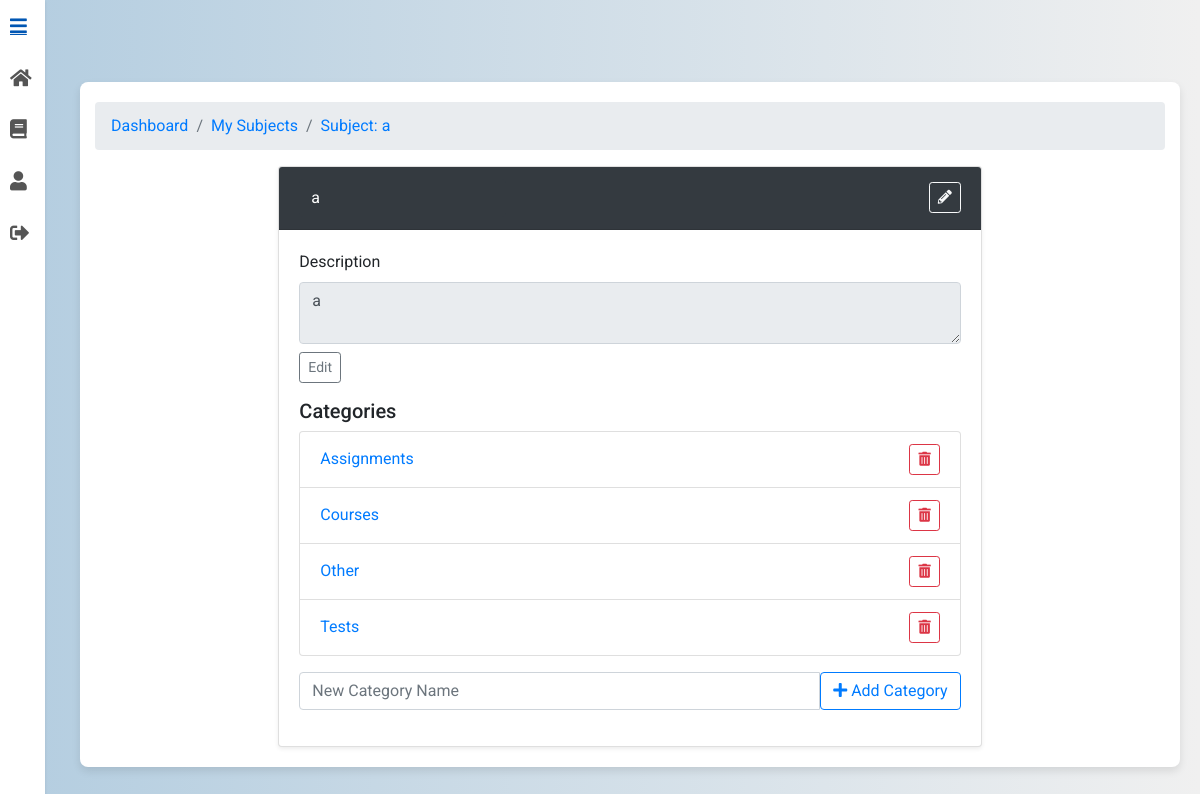
Page /subjects/subject/36/ (signed in) on the committed database.
### subjects/models.py (models this page shows, shortened)
class Subject(models.Model):
    name = models.CharField(max_length=100)
    professor = models.ForeignKey(CustomUser, limit_choices_to={'role': 'professor'}, on_delete=models.CASCADE, editable=False)
    description = models.TextField(blank=True)
    def top_level_categories(self):
        return self.categories.filter(parent__isnull=True)
    class Meta:
        ordering = ['name']

class Category(models.Model):
    subject = models.ForeignKey(Subject, related_name='categories', on_delete=models.CASCADE)
    name = models.CharField(max_length=255)
    parent = models.ForeignKey('self', null=True, blank=True, related_name='subcategories', on_delete=models.CASCADE)
    class Meta:
        unique_together = (('subject', 'name', 'parent'),)  # Allow duplicates under different parents
    def __str__(self):
        return self.name

### subjects/views.py (the view, shortened to what this page needs)
# urls.py: path("subject/<int:pk>/", SubjectDetailView.as_view(), name="subject_detail"),
class SubjectDetailView(LoginRequiredMixin, BreadcrumbMixin, DetailView):
    model = Subject
    template_name = "subject_detail.html"
    context_object_name = "subject"
    def get_breadcrumbs(self):
        if self.request.user.role == "professor":
            dashboard_url = reverse_lazy("users:professor_dashboard")
        elif self.request.user.role == "student":
            dashboard_url = reverse_lazy("users:student_dashboard")
        else:
            dashboard_url = reverse_lazy("users:login")
        return [
            ("Dashboard", dashboard_url),
            ("My Subjects", reverse_lazy("subjects:my_subjects")),
            (f"Subject: {self.object.name}", self.request.path),
        ]
    def get_context_data(self, **kwargs):
        context = super().get_context_data(**kwargs)
        categories = Category.objects.filter(subject=self.object)
        print("Fetched Categories:", categories)  # Print to console for debugging
        context["categories"] = categories
        return context

### UniGrading/mixin.py (called while the page is built)
    def get_context_data(self, **kwargs):
        context = super().get_context_data(**kwargs)
        context["breadcrumbs"] = self.get_breadcrumbs()
        return context

### subjects/templates/subject_detail.html (shortened to what this page needs)
{% extends 'base.html' %}
{% load static %}
{% load view_breadcrumbs %}
{% block content %}
    <div class="container mt-5">
    <nav aria-label="breadcrumb">
        <ol class="breadcrumb">
            {% for name, url in breadcrumbs %}
                <li class="breadcrumb-item">
                    <a href="{{ url }}">{{ name }}</a>
                </li>
            {% endfor %}
        </ol>
    </nav>
        <div class="row justify-content-center">
            <div class="col-md-8">
                <div class="card shadow-sm no-hover-card">
                    <div class="card-header bg-dark text-white d-flex justify-content-between align-items-center">
                        <div>
                            <input type="text" class="form-control bg-dark text-white border-0"
                                   value="{{ subject.name }}" readonly id="subject-name">
                        </div>
                        <div>
                            <button class="btn btn-outline-light btn-sm"
                                    onclick="editField(document.getElementById('subject-name'),
                                    document.getElementById('save-name'), document.getElementById('cancel-name'))">
                                <i class="fas fa-pencil-alt"></i>
                            </button>
                        </div>
                    </div>
                    <div class="card-body">
                        <div class="mb-3">
                            <label for="subject-description" class="form-label">Description</label>
                            <textarea id="subject-description" class="form-control" readonly>{{ subject.description }}</textarea>
                            <div class="mt-2">
                                <button class="btn btn-outline-secondary btn-sm"
                                        onclick="editField(document.getElementById('subject-description'),
                                        document.getElementById('save-description'), document.getElementById('cancel-description'))">
                                    Edit
                                </button>
                            </div>
                        </div>
                        <h5>Categories</h5>
                            <ul class="list-group mb-3">
                                {% for category in subject.top_level_categories %}
                                <li class="list-group-item d-flex justify-content-between align-items-center">
                                        <a href="{% url 'subjects:category_detail' category.pk %}" class="text-decoration-none">
                                            {{ category.name }}
                                        </a>
                                        <form method="post" class="d-inline">
                                            <button class="btn btn-outline-danger btn-sm" type="submit" name="remove_category">
                                                <i class="fas fa-trash-alt"></i>
                                            </button>
                                        </form>
                                    </li>
                                {% empty %}
                                    <li class="list-group-item text-muted">No categories available.</li>
                                {% endfor %}
                            </ul>
                        <div class="input-group mb-3">
                            <input type="text" id="new-category-name" class="form-control" placeholder="New Category Name">
                            <button class="btn btn-outline-primary" type="button" onclick="addCategory()">
                                <i class="fas fa-plus"></i> Add Category
                            </button>
                        </div>
                    </div>
                </div>
            </div>
        </div>
    </div>
{% endblock %}

### static/css/styles.css (style rules this page uses)
body { font-family: 'Roboto', sans-serif; background: linear-gradient(to right, #b3cde0, #f0f0f0); margin: 0; padding: 0; display: flex; justify-content: center; align-items: center; min-height: 100vh; }
.container { background-color: #ffffff; padding: 20px; border-radius: 8px; box-shadow: 0 4px 8px rgba(0, 0, 0, 0.1); max-width: 900px; width: 100%; animation: fadeIn 1s ease-in-out; }
.card { transition: transform 0.3s, box-shadow 0.3s; }
.no-hover-card { transition: none; }
form { display: flex; flex-direction: column; }
button { padding: 10px; background-color: #66afe9; color: #ffffff; border: none; border-radius: 4px; cursor: pointer; transition: background-color 0.3s; }

### subjects/templates/base.html (style rules this page uses)
body { background: linear-gradient(to right, #b3cde0, #f0f0f0); margin: 0; padding: 0; font-family: 'Roboto', sans-serif; display: flex; }
.main-content > * { max-width: 100%; }

### rows in the picture
Subject: name "a", description "a"
Category: name "Assignments"
Category: name "Courses"
Category: name "Other"
Category: name "Tests"

### other values in the picture
{{ name }} "Dashboard" "My Subjects" "Subject: a"
